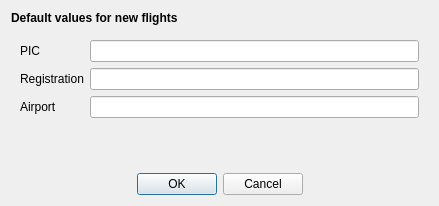
<?xml version="1.0" encoding="UTF-8"?>
<ui version="4.0">
 <class>SettingsDialog</class>
 <widget class="QDialog" name="SettingsDialog">
  <property name="geometry">
   <rect>
    <x>0</x>
    <y>0</y>
    <width>439</width>
    <height>206</height>
   </rect>
  </property>
  <property name="windowTitle">
   <string>Edit Settings</string>
  </property>
  <layout class="QVBoxLayout" name="verticalLayout" stretch="0,1,0">
   <item>
    <widget class="QLabel" name="label">
     <property name="font">
      <font>
       <weight>75</weight>
       <bold>true</bold>
      </font>
     </property>
     <property name="text">
      <string>Default values for new flights</string>
     </property>
    </widget>
   </item>
   <item>
    <widget class="QFrame" name="frame">
     <layout class="QFormLayout" name="formLayout_3">
      <item row="0" column="0">
       <widget class="QLabel" name="label_2">
        <property name="text">
         <string>PIC</string>
        </property>
       </widget>
      </item>
      <item row="0" column="1">
       <widget class="QLineEdit" name="defaultPICLineEdit"/>
      </item>
      <item row="1" column="0">
       <widget class="QLabel" name="label_3">
        <property name="text">
         <string>Registration</string>
        </property>
       </widget>
      </item>
      <item row="1" column="1">
       <widget class="QLineEdit" name="defaultRegistrationLineEdit"/>
      </item>
      <item row="2" column="0">
       <widget class="QLabel" name="label_4">
        <property name="text">
         <string>Airport</string>
        </property>
       </widget>
      </item>
      <item row="2" column="1">
       <widget class="QLineEdit" name="defaultAirportLineEdit"/>
      </item>
     </layout>
    </widget>
   </item>
   <item>
    <widget class="QDialogButtonBox" name="buttonBox">
     <property name="layoutDirection">
      <enum>Qt::LeftToRight</enum>
     </property>
     <property name="orientation">
      <enum>Qt::Horizontal</enum>
     </property>
     <property name="standardButtons">
      <set>QDialogButtonBox::Cancel|QDialogButtonBox::Ok</set>
     </property>
     <property name="centerButtons">
      <bool>true</bool>
     </property>
    </widget>
   </item>
  </layout>
 </widget>
 <resources/>
 <connections>
  <connection>
   <sender>buttonBox</sender>
   <signal>accepted()</signal>
   <receiver>SettingsDialog</receiver>
   <slot>accept()</slot>
   <hints>
    <hint type="sourcelabel">
     <x>248</x>
     <y>254</y>
    </hint>
    <hint type="destinationlabel">
     <x>157</x>
     <y>274</y>
    </hint>
   </hints>
  </connection>
  <connection>
   <sender>buttonBox</sender>
   <signal>rejected()</signal>
   <receiver>SettingsDialog</receiver>
   <slot>reject()</slot>
   <hints>
    <hint type="sourcelabel">
     <x>316</x>
     <y>260</y>
    </hint>
    <hint type="destinationlabel">
     <x>286</x>
     <y>274</y>
    </hint>
   </hints>
  </connection>
 </connections>
</ui>
